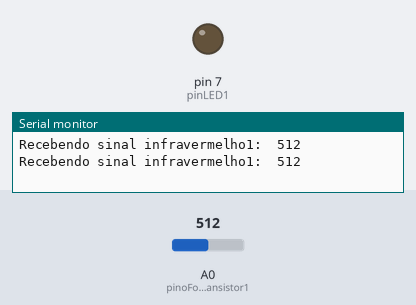
A sketch run on a simulated Arduino Uno, built with avr-gcc and run on an emulated ATmega328P. On the bench: output pins drawn as LEDs (lit = HIGH), the last lines printed to the serial monitor. The test bench sets the inputs (shaded band); at power-on: A0 (pinoFototransistor1) = 512.

Above: at 1.8 s.
1.9 s: A0 (pinoFototransistor1) set to 984
3.4 s: A0 (pinoFototransistor1) set to 1017
At 4.6 s:
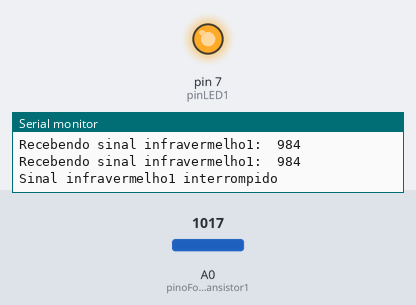
5.5 s: A0 (pinoFototransistor1) set to 990
At 7.2 s:
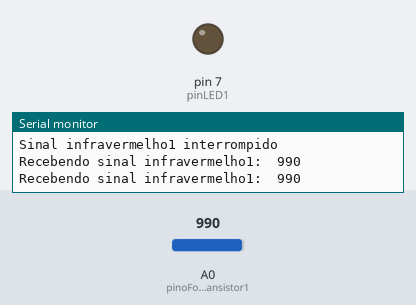
7.5 s: A0 (pinoFototransistor1) set to 1010
At 9.1 s:
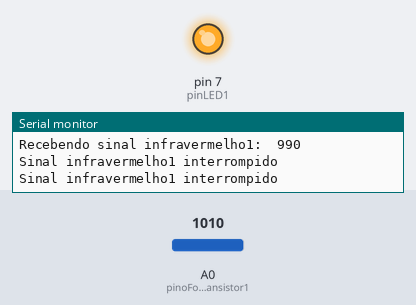
Timing chart, 0 to 10.5 s (numbered marks = the images above; inputs shaded):
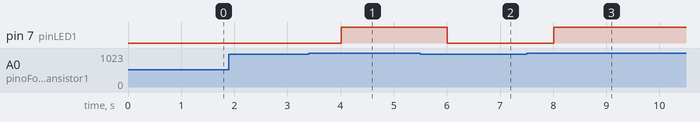

The sketch:

arduinosembuzzer.ino
```cpp
#include <SoftwareSerial.h>

int pinoFototransistor1 = A0;
int pinLED1 = 7;
void sens1();

SoftwareSerial esp(8, 9);

void setup() {

  Serial.begin(9600); //Inicia a comunicação serial
  esp.begin(9600);

  pinMode(pinLED1, OUTPUT);

}

void loop() {
  sens1();

}

void sens1() {
  int valor = analogRead(pinoFototransistor1);
  if (valor < 1000) {
    Serial.print("Recebendo sinal infravermelho1:  ");
    Serial.println(valor);
    digitalWrite(pinLED1, LOW);
    esp.print('0');
  } else { //SENÃO, FAZ
    Serial.println("Sinal infravermelho1 interrompido");
    esp.print('1');
    digitalWrite(pinLED1, HIGH);

  }
  delay(1000);
}
```

Measured:
- the behaviour switches between 999 and 1000 on A0 (pinoFototransistor1) (found by bisection; images 0 and 1)
- after the input at 3.4 s, pin 7 (pinLED1): LOW → HIGH after 0.61 s
- after the input at 5.5 s, pin 7 (pinLED1): HIGH → LOW after 0.51 s
- after the input at 7.5 s, pin 7 (pinLED1): LOW → HIGH after 0.51 s
